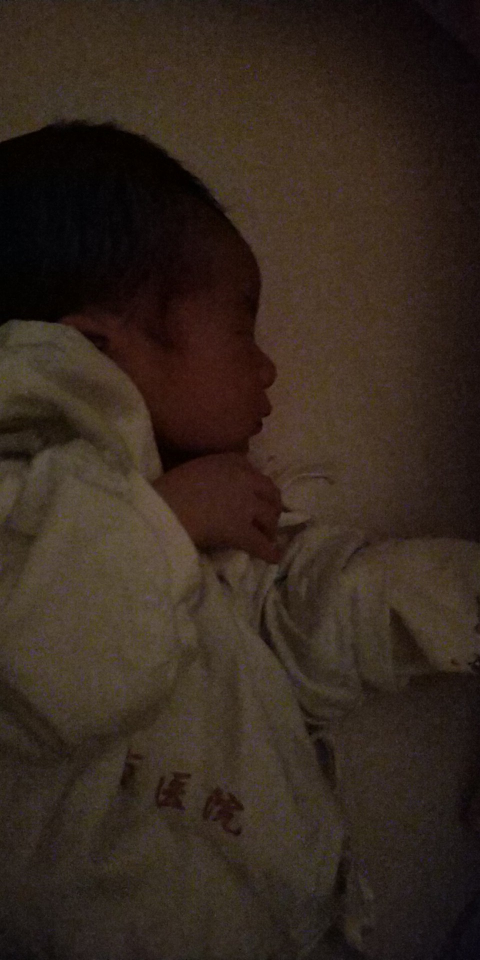
//> input picture opencv/contrast_brightness_adjustment/darkbaby.jpg, 960 x 1920 px (shown at 1/2 size)
$ ./calc_hist   (built with g++ and OpenCV 4)
//> lines starting //> are read from the running program, lines starting //| are printed output that depends on the picture
#include <iostream>
#include <opencv2/opencv.hpp>

using namespace std;
using namespace cv;


int main(int argc, char** argv)
{
	Mat src = imread("darkbaby.jpg",IMREAD_COLOR);
//> src is the input picture: 1920 rows x 960 cols, CV_8UC3; mean B, G, R 30.3, 39.8, 52.6

	vector<Mat> bgr_planes;
	split(src, bgr_planes);
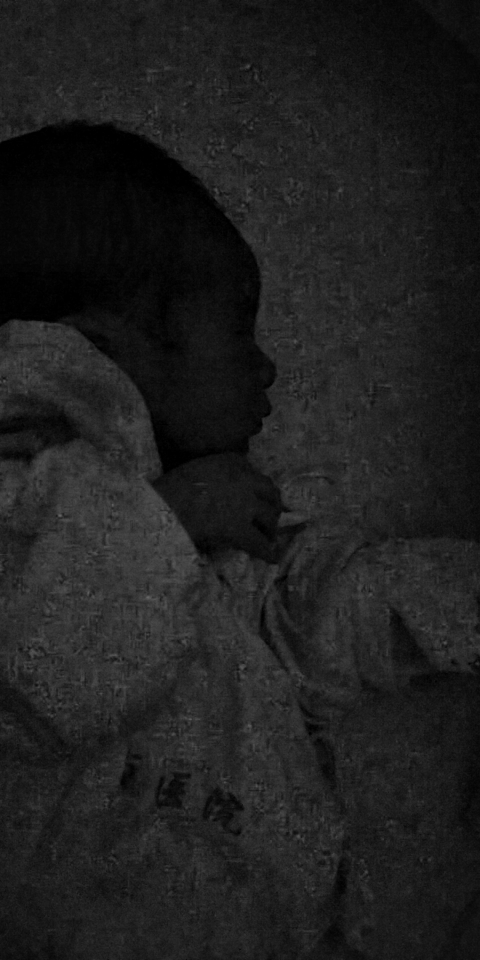
//> bgr_planes[0]: 1920 rows x 960 cols, CV_8UC1 (shown at 1/2 size); min 0, max 104, mean 30.3
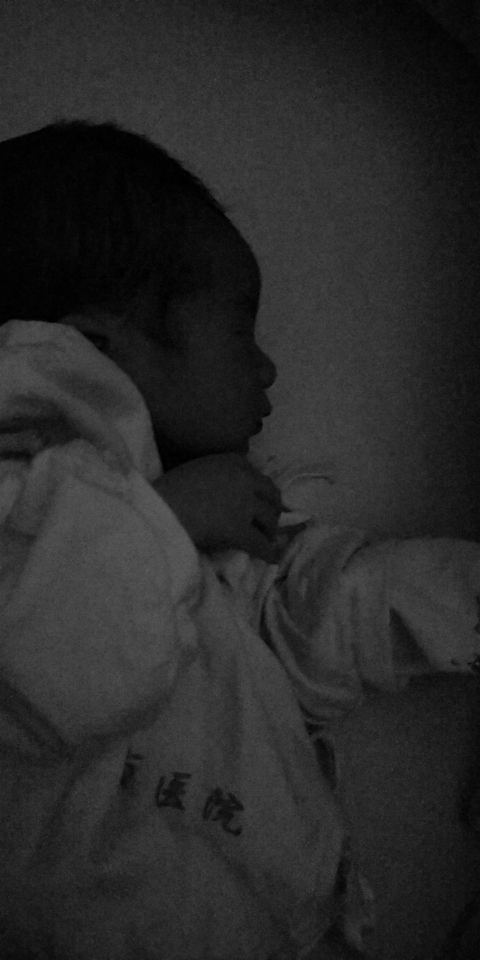
//> bgr_planes[1]: 1920 rows x 960 cols, CV_8UC1 (shown at 1/2 size); min 0, max 94, mean 39.8
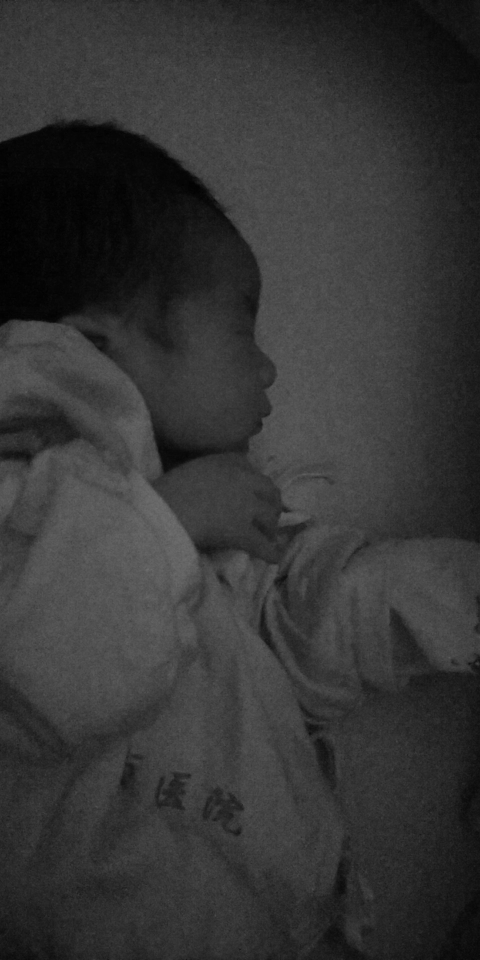
//> bgr_planes[2]: 1920 rows x 960 cols, CV_8UC1 (shown at 1/2 size); min 0, max 113, mean 52.6
	int histSize = 256;
	float range[] = { 0, 256 }; //the upper boundary is exclusive
	const float* histRange = { range };
	bool uniform = true, accumulate = false;
	Mat b_hist, g_hist, r_hist;
	//@dims: Histogram dimensionality that must be positive and not greater than CV_MAX_DIMS (equal to 32 in the current OpenCV version). In this case, its 1
	//@histSize: Array of histogram sizes in each dimension. In this case, there is only 1 dim, and its size is 256; However for 2 dim, you may pass in something like int[] size = {16,256}
	//@ranges: the range for each dimension.
	//In this case, it is uniform, we only need to specifies the min and max element
	//If there is an element 16 in histSize, then for that dimension, we need a corresponding int array in histRange,
	//which containing 17 elements, eg, 0,10,20,30,40,50,60,70,80,90,100,110,120,130,140,150,256. It splits the whole range values into 16 bins
	calcHist(&bgr_planes[0], 1, 0, Mat(), b_hist, 1, &histSize, &histRange, uniform, accumulate);
//> b_hist = 256 values, max 52357 at index 32, min 0 at index 95, mean 7200
	calcHist(&bgr_planes[1], 1, 0, Mat(), g_hist, 1, &histSize, &histRange, uniform, accumulate);
//> g_hist = 256 values, max 39626 at index 52, min 0 at index 95, mean 7200
	calcHist(&bgr_planes[2], 1, 0, Mat(), r_hist, 1, &histSize, &histRange, uniform, accumulate);
//> r_hist = 256 values, max 34842 at index 61, min 0 at index 114, mean 7200
	int hist_w = 512, hist_h = 400;
	int bin_w = cvRound((double)hist_w / histSize);
	Mat histImage(hist_h, hist_w, CV_8UC3, Scalar(0, 0, 0));

	//Normalize
	//When type is l1, l2, inf, it normalize the array so that the mode of array equals to alpha in (l1, l2, lp)
	//When the type is norm_minmax, it normalize the array so that min value equals to alpha and max value to beta
	normalize(b_hist, b_hist, 0, histImage.rows, NORM_MINMAX, -1, Mat());
//> b_hist = 256 values, max 400 at index 32, min 0 at index 95, mean 55.01
	normalize(g_hist, g_hist, 0, histImage.rows, NORM_MINMAX, -1, Mat());
//> g_hist = 256 values, max 400 at index 52, min 0 at index 95, mean 72.68
	normalize(r_hist, r_hist, 0, histImage.rows, NORM_MINMAX, -1, Mat());
//> r_hist = 256 values, max 400 at index 61, min 0 at index 114, mean 82.66
	for (int i = 1; i < histSize; i++)
	{
		line(histImage, Point(bin_w*(i - 1), hist_h - cvRound(b_hist.at<float>(i - 1))),
			Point(bin_w*(i), hist_h - cvRound(b_hist.at<float>(i))),
			Scalar(255, 0, 0), 2, 8, 0);
		line(histImage, Point(bin_w*(i - 1), hist_h - cvRound(g_hist.at<float>(i - 1))),
			Point(bin_w*(i), hist_h - cvRound(g_hist.at<float>(i))),
			Scalar(0, 255, 0), 2, 8, 0);
		line(histImage, Point(bin_w*(i - 1), hist_h - cvRound(r_hist.at<float>(i - 1))),
			Point(bin_w*(i), hist_h - cvRound(r_hist.at<float>(i))),
			Scalar(0, 0, 255), 2, 8, 0);
	}
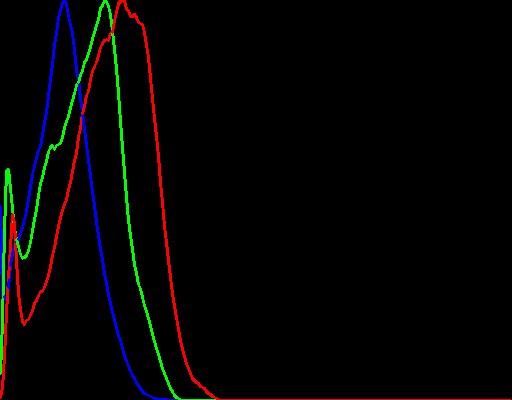
//> histImage: 400 rows x 512 cols, CV_8UC3; mean B, G, R 2.8, 3.5, 4.1
	imshow("Source image", src);
	imshow("calcHist Demo", histImage);
	waitKey();
	return 0;
}
